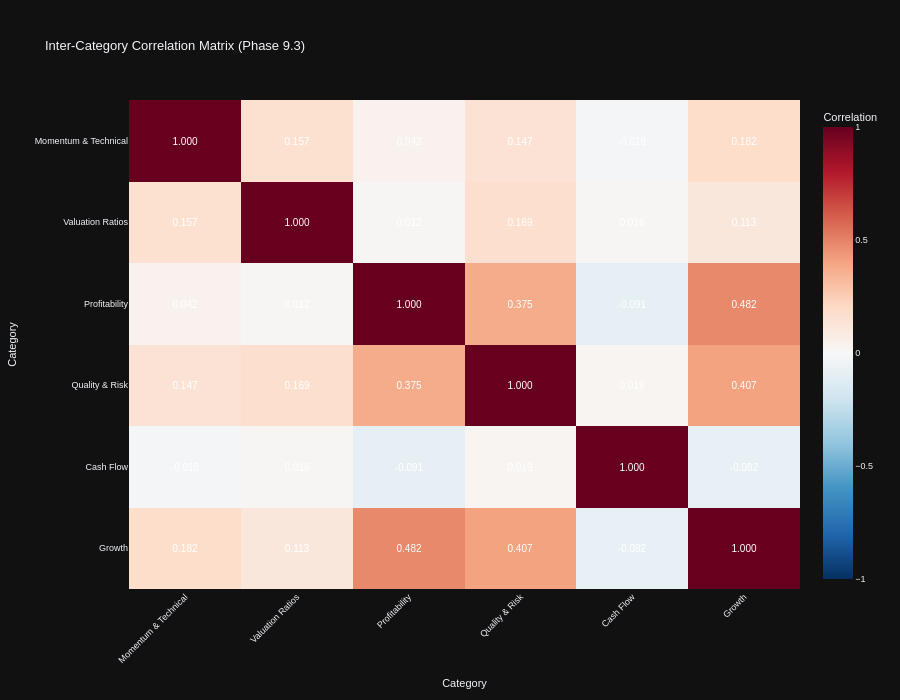

Notebook cell for this chart:
### Code cell
# Visualization 3: Category Correlation Network
print("\n📊 Category Correlation Network:")

# Compute correlation matrix between category scores
if category_sector_scores:
    # Create category score matrix (stocks × categories)
    category_score_matrix = pd.DataFrame()

    for category_name, category_metrics in category_mapping.items():
        available_in_category = [m for m in category_metrics if m in all_stocks_scaled.columns]

        if len(available_in_category) == 0:
            continue

        # Compute z-scores for available metrics and average to get category score
        category_data = all_stocks_scaled[available_in_category].copy()

        # Convert to numeric
        for col in available_in_category:
            category_data[col] = pd.to_numeric(category_data[col], errors='coerce')

        # Compute z-scores and average
        z_scored_data = category_data.apply(lambda x: zscore(x, nan_policy='omit'))
        category_score_matrix[category_name] = z_scored_data.mean(axis=1)

    # Compute correlation matrix
    category_corr = category_score_matrix.corr()

    # Create interactive heatmap for category correlations with value annotations
    # Following code_guidelines.md Section 17.1: Heatmaps and Conditional Formatting
    fig_corr_network = px.imshow(
            category_corr,
            labels=dict(x="Category", y="Category", color="Correlation"),
            title="Inter-Category Correlation Matrix (Phase 9.3)",
            color_continuous_scale="RdBu_r",  # Diverging scale for correlation (-1 to +1)
            aspect="auto",
            zmin=-1,
            zmax=1,
            text_auto=".3f"  # ✅ Display correlation values formatted to 3 decimals (Section 17.1)
            )

    # Enhanced styling per Section 17.1 style guidelines
    fig_corr_network.update_traces(
            textfont=dict(
                    size=10,
                    color='white',  # High contrast on diverging color scale
                    family='Arial'  # Standard sans-serif font (Section 17.4)
                    )
            )

    fig_corr_network.update_layout(
            height=700,
            xaxis_tickangle=-45,
            font=dict(size=9, family="Arial"),
            template="plotly_dark"  # ✅ Dark mode compatible theme (Section 17.1)
            )

    fig_corr_network.show()
    output_path = eda_output_dir / "phase93_category_correlation_network.html"
    fig_corr_network.write_html(output_path)

    print(f"\n✓ Category correlation network complete")
    print(f"  Categories analyzed: {len(category_corr)}")
    print(f"  Output: {output_path}")

    # Find strongest positive and negative correlations
    corr_pairs = []
    for i in range(len(category_corr.columns)):
        for j in range(i + 1, len(category_corr.columns)):
            cat1 = category_corr.columns[i]
            cat2 = category_corr.columns[j]
            corr_val = category_corr.iloc[i, j]
            if not np.isnan(corr_val):
                corr_pairs.append((cat1, cat2, corr_val))

    # Sort by absolute correlation
    corr_pairs.sort(key=lambda x: abs(x[2]), reverse=True)

    print(f"\n  🔗 Strongest Category Relationships:")
    for cat1, cat2, corr in corr_pairs[:5]:
        print(f"    {cat1} ↔ {cat2}: {corr:.2f}")
else:
    print("  ⚠️ No category data available for correlation analysis")

### Figure 1 — Plotly figure (JSON) as saved in the notebook; plotly's stock layout.template omitted (floating-point values rounded to 4 significant figures)
{"data": [{"coloraxis": "coloraxis", "name": "0", "texttemplate": "%{z:.3f}", "x": ["Momentum & Technical", "Valuation Ratios", "Profitability", "Quality & Risk", "Cash Flow", "Growth"], "y": ["Momentum & Technical", "Valuation Ratios", "Profitability", "Quality & Risk", "Cash Flow", "Growth"], "z": [[1.0, 0.1566, 0.04158, 0.147, -0.01812, 0.1816], [0.1566, 1.0, 0.01166, 0.1693, 0.01579, 0.1127], [0.04158, 0.01166, 1.0, 0.375, -0.09142, 0.4824], [0.147, 0.1693, 0.375, 1.0, 0.01889, 0.4067], [-0.01812, 0.01579, -0.09142, 0.01889, 1.0, -0.08184], [0.1816, 0.1127, 0.4824, 0.4067, -0.08184, 1.0]], "type": "heatmap", "xaxis": "x", "yaxis": "y", "hovertemplate": "Category: %{x}<br>Category: %{y}<br>Correlation: %{z}<extra></extra>", "textfont": {"color": "white", "family": "Arial", "size": 10}}], "layout": {"xaxis": {"anchor": "y", "domain": [0.0, 1.0], "title": {"text": "Category"}, "tickangle": -45}, "yaxis": {"anchor": "x", "domain": [0.0, 1.0], "autorange": "reversed", "title": {"text": "Category"}}, "coloraxis": {"colorbar": {"title": {"text": "Correlation"}}, "colorscale": [[0.0, "rgb(5,48,97)"], [0.1, "rgb(33,102,172)"], [0.2, "rgb(67,147,195)"], [0.3, "rgb(146,197,222)"], [0.4, "rgb(209,229,240)"], [0.5, "rgb(247,247,247)"], [0.6, "rgb(253,219,199)"], [0.7, "rgb(244,165,130)"], [0.8, "rgb(214,96,77)"], [0.9, "rgb(178,24,43)"], [1.0, "rgb(103,0,31)"]], "cmin": -1, "cmax": 1}, "title": {"text": "Inter-Category Correlation Matrix (Phase 9.3)"}, "font": {"size": 9, "family": "Arial"}, "height": 700}}
